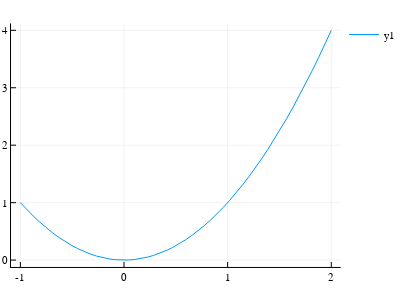

Notebook code cell kept with this figure:
### Code cell
f(x) = x^2
x = range(-1, 2, length=50) # 50 pontos de -1 à 2
y = f.(x)
plot(x, y)

### Figure 1 — Plotly figure (JSON) as saved in the notebook; plotly's stock layout.template omitted (floating-point values rounded to 4 significant figures)
{"data": [{"colorbar": {"title": ""}, "legendgroup": "y1", "line": {"color": "rgba(0, 154, 250, 1.000)", "dash": "solid", "shape": "linear", "width": 1}, "mode": "lines", "name": "y1", "showlegend": true, "type": "scatter", "x": [-1, -0.9388, -0.8776, -0.8163, -0.7551, -0.6939, -0.6327, -0.5714, -0.5102, -0.449, -0.3878, -0.3265, -0.2653, -0.2041, -0.1429, -0.08163, -0.02041, 0.04082, 0.102, 0.1633, 0.2245, 0.2857, 0.3469, 0.4082, 0.4694, 0.5306, 0.5918, 0.6531, 0.7143, 0.7755, 0.8367, 0.898, 0.9592, 1.02, 1.082, 1.143, 1.204, 1.265, 1.327, 1.388, 1.449, 1.51, 1.571, 1.633, 1.694, 1.755, 1.816, 1.878, 1.939, 2], "xaxis": "x1", "y": [1, 0.8813, 0.7701, 0.6664, 0.5702, 0.4815, 0.4002, 0.3265, 0.2603, 0.2016, 0.1504, 0.1066, 0.07039, 0.04165, 0.02041, 0.006664, 0.0004165, 0.001666, 0.01041, 0.02666, 0.0504, 0.08163, 0.1204, 0.1666, 0.2203, 0.2815, 0.3503, 0.4265, 0.5102, 0.6014, 0.7001, 0.8063, 0.92, 1.041, 1.17, 1.306, 1.45, 1.601, 1.76, 1.926, 2.1, 2.281, 2.469, 2.666, 2.869, 3.08, 3.299, 3.525, 3.759, 4], "yaxis": "y1", "zmax": null, "zmin": null}], "layout": {"annotations": [], "height": 300, "legend": {"bgcolor": "rgba(255, 255, 255, 1.000)", "bordercolor": "rgba(0, 0, 0, 1.000)", "font": {"color": "rgba(0, 0, 0, 1.000)", "family": "sans-serif", "size": 11}, "tracegroupgap": 0, "x": 1, "y": 1}, "margin": {"b": 20, "l": 0, "r": 0, "t": 20}, "paper_bgcolor": "rgba(255, 255, 255, 1.000)", "plot_bgcolor": "rgba(255, 255, 255, 1.000)", "showlegend": true, "width": 400, "xaxis": {"anchor": "y1", "domain": [0.03206, 0.9902], "gridcolor": "rgba(0, 0, 0, 0.100)", "gridwidth": 0.5, "linecolor": "rgba(0, 0, 0, 1.000)", "mirror": false, "range": [-1.09, 2.09], "showgrid": true, "showline": true, "showticklabels": true, "tickangle": 0, "tickcolor": "rgb(0, 0, 0)", "tickfont": {"color": "rgba(0, 0, 0, 1.000)", "family": "sans-serif", "size": 11}, "tickmode": "array", "ticks": "inside", "ticktext": ["-1", "0", "1", "2"], "tickvals": [-1, 0, 1, 2], "title": "", "titlefont": {"color": "rgba(0, 0, 0, 1.000)", "family": "sans-serif", "size": 15}, "type": "-", "visible": true, "zeroline": false, "zerolinecolor": "rgba(0, 0, 0, 1.000)"}, "yaxis": {"anchor": "x1", "domain": [0.05016, 0.9869], "gridcolor": "rgba(0, 0, 0, 0.100)", "gridwidth": 0.5, "linecolor": "rgba(0, 0, 0, 1.000)", "mirror": false, "range": [-0.1196, 4.12], "showgrid": true, "showline": true, "showticklabels": true, "tickangle": 0, "tickcolor": "rgb(0, 0, 0)", "tickfont": {"color": "rgba(0, 0, 0, 1.000)", "family": "sans-serif", "size": 11}, "tickmode": "array", "ticks": "inside", "ticktext": ["0", "1", "2", "3", "4"], "tickvals": [0, 1, 2, 3, 4], "title": "", "titlefont": {"color": "rgba(0, 0, 0, 1.000)", "family": "sans-serif", "size": 15}, "type": "-", "visible": true, "zeroline": false, "zerolinecolor": "rgba(0, 0, 0, 1.000)"}}}
